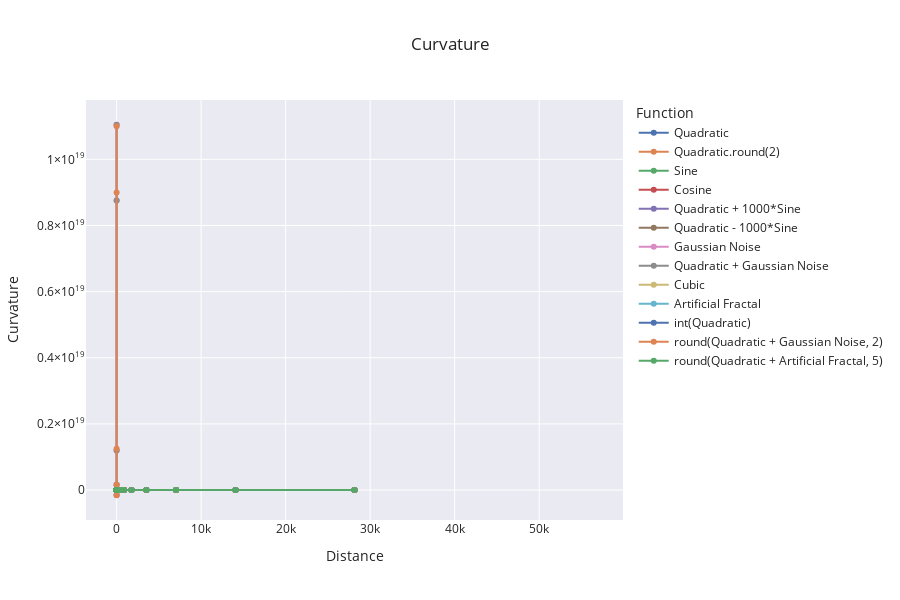

Notebook source saved alongside this figure:
### Code cell
# Create a Plotly figure
fig = go.Figure()

# Plotting directly from grouped data
for column in curvature.columns[1:]:  # Skipping the first column, which is 'Distance'
    fig.add_trace(go.Scatter(
        x=curvature['Distance'],
        y=curvature[column],
        mode='lines+markers',
        name=column,
    ))

# Set axis labels and title with adjusted figure dimensions
fig.update_layout(
    title=f'Curvature',
    xaxis_title='Distance',
    yaxis_title='Curvature',
    legend_title='Function',
    template='seaborn',
    height=600,
)


# Show the figure
fig.show()
